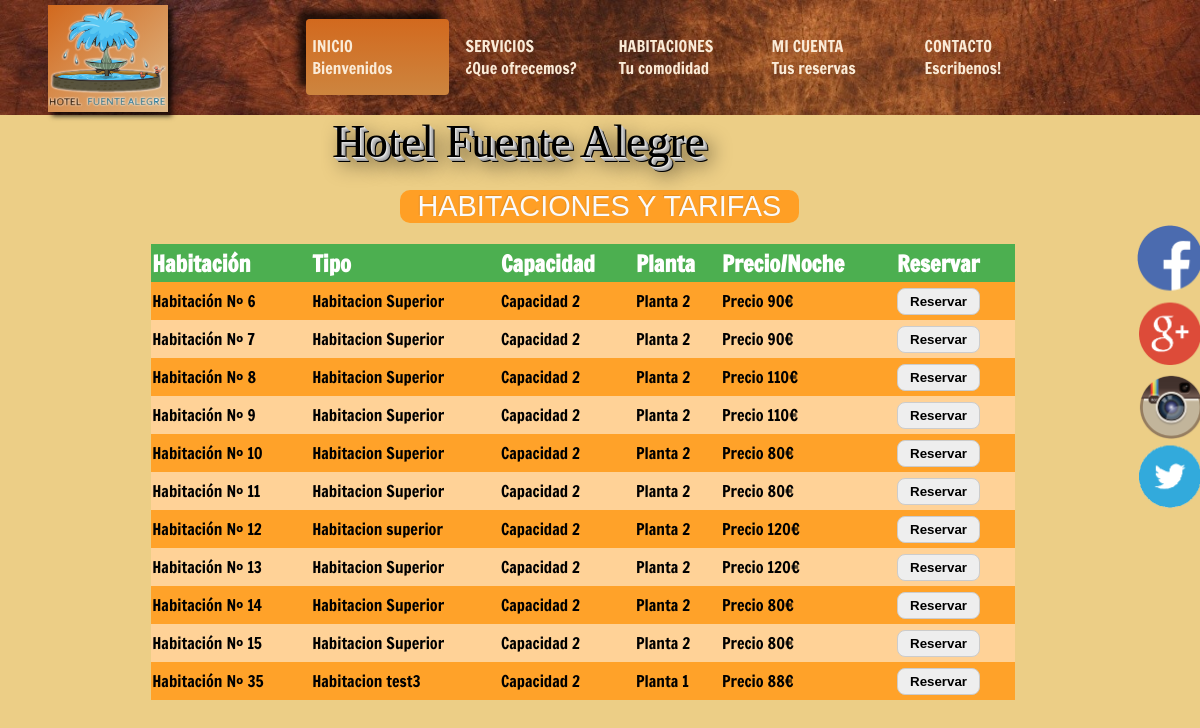
The app's page /usuario/habitaciones.php?personas=2, older data.
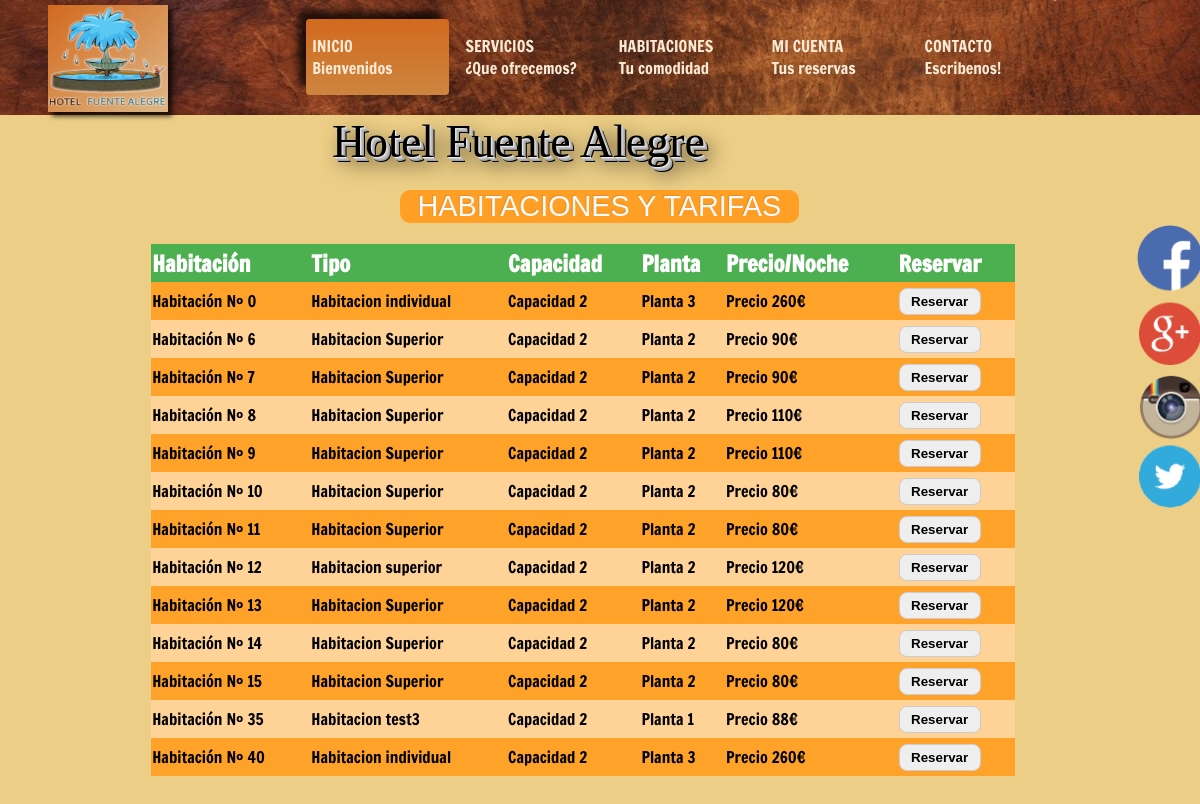
The same page, newer data.
### tables this page shows
CREATE TABLE `habitacion` (
  `codHabitacion` int(10) NOT NULL,
  `tipo` varchar(16) NOT NULL,
  `capacidad` int(11) NOT NULL,
  `planta` int(1) NOT NULL,
  `tarifa` double NOT NULL
);

### usuario/habitaciones.php (the view, shortened to what this page needs)
<!DOCTYPE html>
<html lang="es">
    <head>
        <link rel="stylesheet" type="text/css" href="../css/main.css">
    </head>
    <body class="fondoCuerpo">
      <?php
      try {
          $conexion = new PDO("mysql:host=localhost;dbname=hotel;charset=utf8", "root");
      } catch (PDOException $e) {
          echo "No se ha podido establecer conexión con el servidor de bases de datos.<br>";
          die ("Error: " . $e->getMessage());
      }
      $fechaEntrada = $_GET['fechaEntrada'];
      $fechaSalida = $_GET['fechaSalida'];
      $personas = $_GET['personas'];
      $fechaEntradaEsp = "STR_TO_DATE('$fechaEntrada', '%d-%m-%Y')";
      $fechaSalidaEsp = "STR_TO_DATE('$fechaSalida', '%d-%m-%Y')";
      $sql2 = "SELECT h.codHabitacion, h.tipo, h.planta, h.tarifa, h.capacidad"
        . " FROM habitacion h "
        . "WHERE EXISTS (SELECT * FROM reserva r WHERE r.codHabitacion = h.codHabitacion"
        . " AND (((r.fechaEntrada <= $fechaEntradaEsp AND r.fechaSalida > $fechaEntradaEsp) "
        . "OR (r.fechaEntrada < $fechaSalidaEsp AND r.fechaSalida >= $fechaSalidaEsp)))"
        . " OR EXISTS (SELECT * FROM reserva r WHERE r.codHabitacion = h.codHabitacion "
        . "AND ((r.fechaEntrada > $fechaEntradaEsp AND r.fechaSalida < $fechaSalidaEsp)))) = FALSE "
        . "AND h.capacidad=$personas ";
      $habsDisponibles = $conexion->query($sql2);
      ?>
        <div class="cabecera">
            <div class="logoCabecera">
                <img src="../img/logoHotelHeader.png" class="imgLogoResponsive">
            </div>
            <div class="ocultar flex-container space-between">
              <a href="../index.php" class="flex-item seleccionado"><p>INICIO <br>Bienvenidos</p></a>
              <a href="servicios.php" class="flex-item"><p>SERVICIOS <br>¿Que ofrecemos?</p></a>
              <a href="tiposHabitaciones.php" class="flex-item"><p>HABITACIONES <br>Tu comodidad</p></a>
              <a href="login.php" class="flex-item"><p>MI CUENTA <br>Tus reservas</p></a>
              <a href="contacto.php" class="flex-item"><p>CONTACTO <br>Escribenos!</p></a>
            </div>
        </div>
        <div class="contenedor">
            <div class="contenedorTexto">
                <span class="texto3D">Hotel Fuente Alegre</span>
            </div>
            <div class="redesSociales">
              <ul class="listaSocial">
                <li><span id="elemento1"></span></li>
                <li><span id="elemento2"></span></li>
                <li><span id="elemento3"></span></li>
                <li><span id="elemento4"></span></li>
              </ul>
            </div>
            <div class="tituloTabla">
              <span class="spanTituloTabla">Habitaciones y tarifas</span>
            </div>
            <?php
            if($habsDisponibles ->rowCount() > 0){
            ?>
            <div class="wrap">
            <table class="tablaHabitaciones">
              <th class="tablahabitacionesTh">Habitación</th>
              <th class="tablahabitacionesTh">Tipo</th>
              <th class="tablahabitacionesTh">Capacidad</th>
              <th class="tablahabitacionesTh">Planta</th>
              <th class="tablahabitacionesTh">Precio/Noche</th>
              <th class="tablahabitacionesTh">Reservar</th>
              <?php
                while ($hab = $habsDisponibles->fetchObject()) {
              ?>
              <tr>
                <td>
                  Habitación Nº <?= $hab->codHabitacion?>
                </td>
                <td>
                  Habitacion <?= $hab->tipo?>
                </td>
                <td>
                  Capacidad <?= $hab->capacidad?>
                </td>
                <td>
                  Planta <?= $hab->planta?>
                </td>
                <td>
                  Precio <?= $hab->tarifa?>€
                </td>
                <td>
                  <form name="reservar" action="confirmarReserva.php" method="GET">
                    <input type="submit" class="btnEnvio2NoMargin" value="Reservar" />
                  </form>
                </td>
              </tr>
              <?php
                }
              ?>
            </table>
            </div>
            <?php
            }else{
              ?>
              <div class="mensaje1">
                  <span>No hay habitaciones disponibles para la fecha seleccionada</span>
              </div>
              <?php
            }
            ?>
        </div>
    </body>
</html>

### css/main.css (style rules this page uses)
body { margin: 0; }
.fondoCuerpo { background-color: #ecce86; }
a:link { text-decoration: none; }
.contenedor { width: 90%; }
.contenedorTexto { text-align: center; margin-right: 4%; margin-bottom: 1%; }
.texto3D { text-shadow: 1px 1px 0px #e6e6e6, 2px 2px 0px #c8c8c8, 3px 3px 0px #b4b4b4, 4px 4px 0px #a0a0a0, 5px 5px 0px black, 8px 8px 20px black; font-size: 46px; }
.redesSociales { width: 51px; float: right; left: 91%; position: fixed; }
#elemento1, #elemento2, #elemento3, #elemento4 { background-image: url("../img/spriteSocial.png"); background-position: 0px 0px; background-repeat: no-repeat; width: 72px; height: 96px; display: inline-block; vertical-align: middle; background-size: 100%; }
#elemento1 { background-position: 2px 27px; height: 104px; }
#elemento2 { background-position: 7px -210px; height: 71px; }
#elemento3 { background-position: 7px -72px; height: 71px; }
#elemento4 { background-position: 7px -142px; height: 71px; }
.listaSocial { list-style: none; }
div.tituloTabla { display: block; width: 37%; margin-left: 37%; margin-top: 2%; margin-bottom: 2%; background-color: #ff9f25; text-align: center; border-radius: 10px; }
.spanTituloTabla { color: #fafafa; font-size: 1.8rem; font-family: helvetica, arial, sans-serif; text-shadow: -1px -1px 1px rgba(0, 0, 0, 0.1); text-transform: uppercase; border-radius: 6px; }
.tablaHabitaciones { margin-left: 14%; border-collapse: collapse; width: 80%; margin-bottom: 4%; }
.tablahabitacionesTh { background-color: #4CAF50; color: white; height: 36px; font-size: 1.4rem; text-align: left; font-family: 'Francois One', sans-serif; }
.tablaHabitaciones tr td { height: 36px; font-family: 'Francois One', sans-serif; }
.tablaHabitaciones tr:nth-child(even) { background-color: #ffa229; }
.tablaHabitaciones tr:nth-child(odd) { background-color: #ffd297; }
.btnEnvio2NoMargin { width: 71%; font-weight: bold; cursor: pointer; padding: 5px; border: 1px solid #ccc; background: #eee; border-radius: 8px 8px 8px 8px; }
a { text-decoration: none; outline: 0; }
.cabecera { width: 100%; height: 115px; background: url("../img/marronHeader.jpg") no-repeat; background-size: 100% auto; }
.logoCabecera { width: 10%; height: auto; margin-left: 4%; margin-top: 0.4%; background: linear-gradient(to bottom right, Chocolate, BurlyWood); box-shadow: 4px 4px 5px 0px rgba(0, 0, 0, 0.75); float: left; }
.imgLogoResponsive { width: 100%; height: auto; }
.flex-container { height: 70px; padding: 5px; margin: auto; display: -webkit-flex; display: -ms-flexbox; display: flex; align-items: flex-end; }
.flex-item { display: inherit; width: 14%; height: auto; margin: 5px; margin-top: 4%; margin-bottom: -20px; border-radius: 4px; }
.seleccionado { background: linear-gradient(Chocolate, Peru); box-shadow: -8px -8px 6px 0px rgba(0, 0, 0, 0.68); }
.flex-item p { width: 100%; -webkit-align-self: center; -ms-flex-item-align: center; align-self: center; margin-left: 6px; font-size: 1rem; font-family: 'Francois One', sans-serif; color: antiquewhite; }
.flex-item p::first-line { font-size: 1rem; }
.flex-container.space-between { -webkit-justify-content: space-between; -ms-flex-pack: justify; justify-content: center; }
#elemento1, #elemento2, #elemento3, #elemento4 { -webkit-transition-property: -webkit-transform; -moz-transition-property: -moz-transform; transition-property: transform; -webkit-transition-duration: 1s; -moz-transition-duration: 1s; transition-duration: 1s; }

Row changes from the older to the newer data that the page shows:
added habitacion: codHabitacion "0", tipo "individual", capacidad "2", planta "3", tarifa "260"
added habitacion: codHabitacion "40", tipo "individual", capacidad "2", planta "3", tarifa "260"
